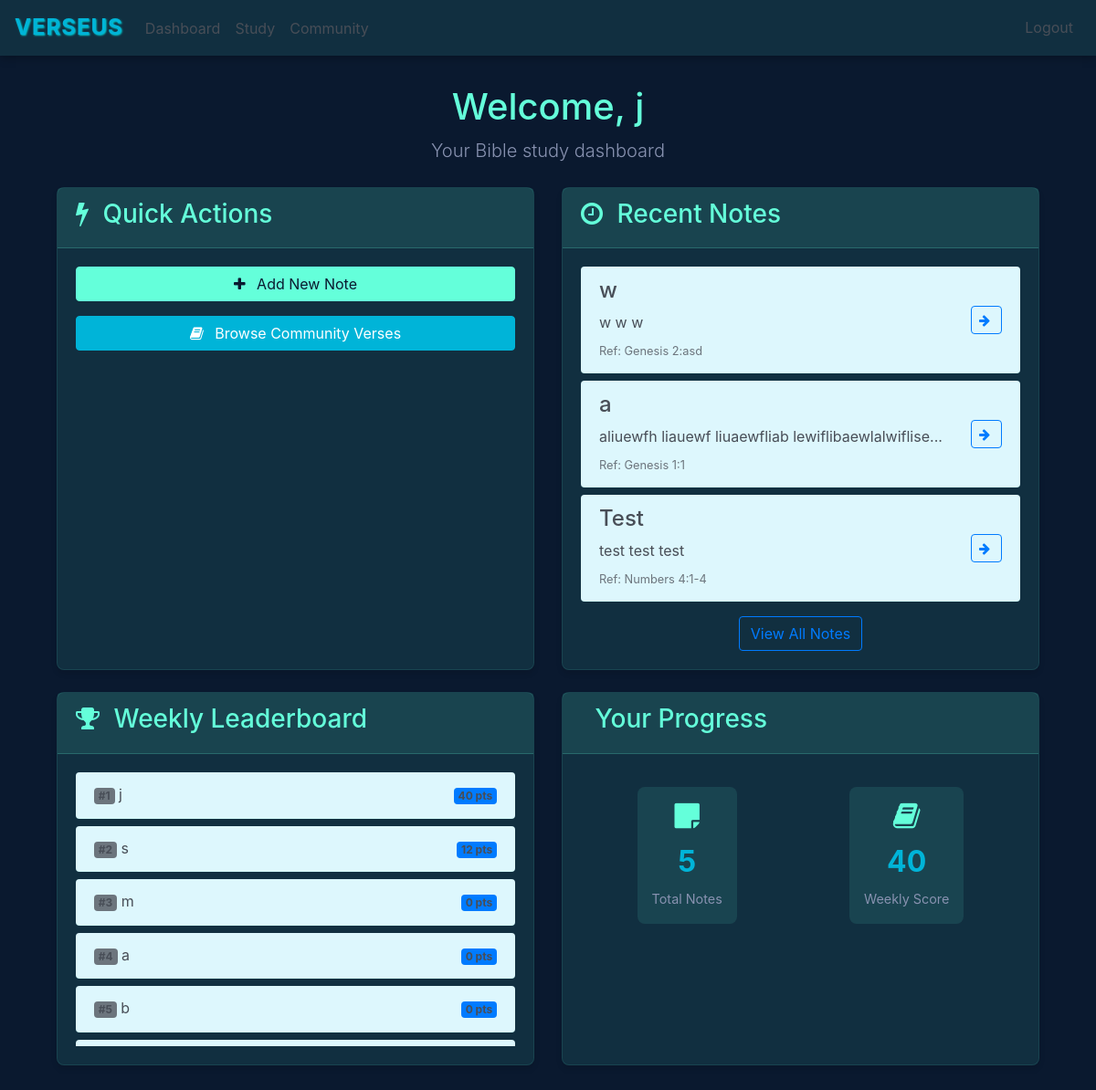
The page /home (signed in) on the database as committed earlier.
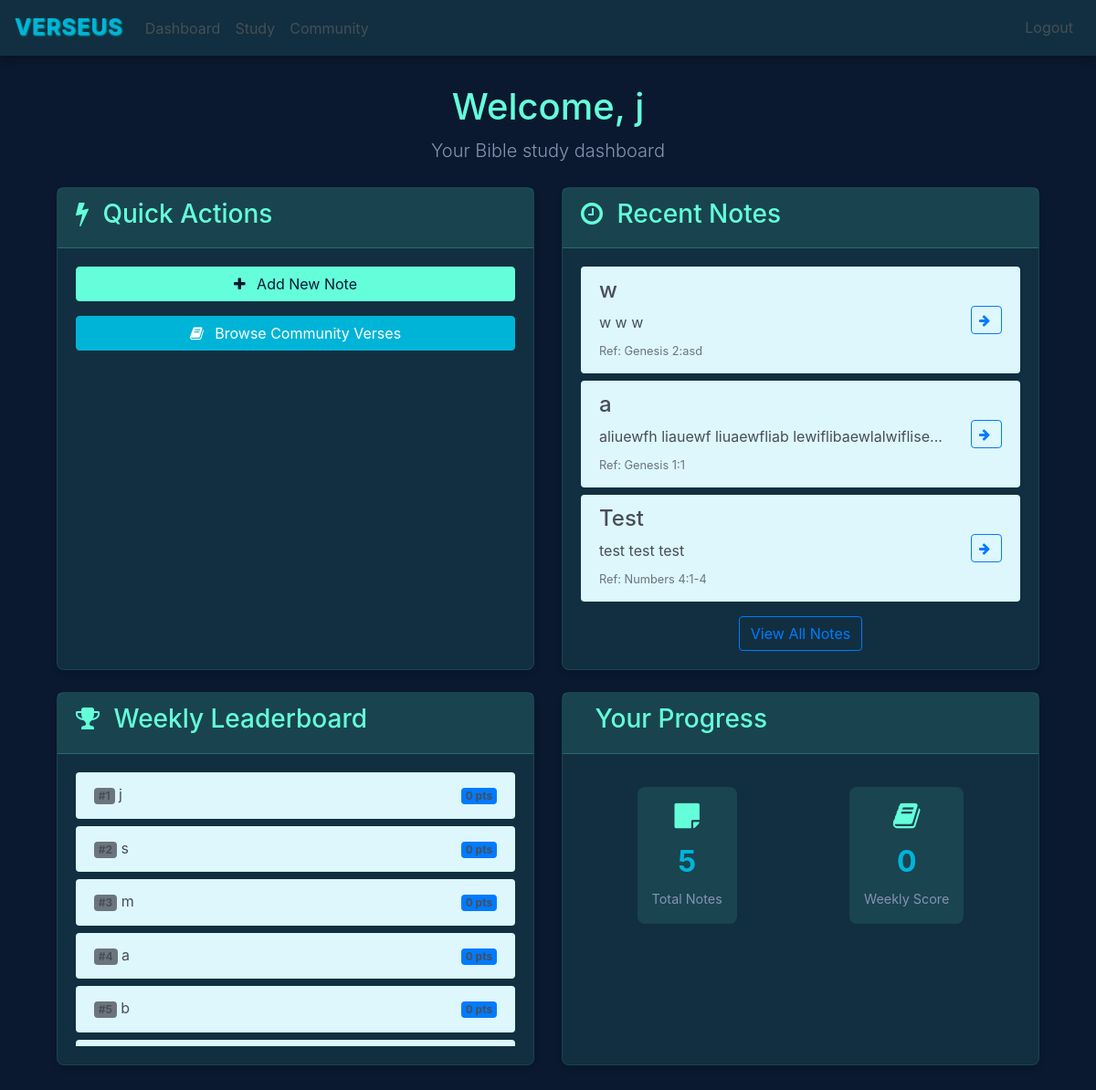
The same page on the database as committed later.
### website/models.py (models this page shows)
class User(db.Model, UserMixin):
    id = db.Column(db.Integer, primary_key=True)
    email = db.Column(db.String(150), unique=True)
    first_name = db.Column(db.String(150))
    password = db.Column(db.String(150))
    score = db.Column(db.Integer)
    role = db.Column(Enum(UserRole), default=UserRole.USER)
    weekly_score = db.Column(db.Integer, default=0)
    notes = db.relationship('Note')
    groups = db.relationship('Group', secondary='user_groups_association', back_populates='members')

class Note(db.Model):
    id = db.Column(db.Integer, primary_key=True)
    title = db.Column(db.String(100), default="Untitled Verse")
    data = db.Column(db.String(500))
    date = db.Column(db.DateTime(timezone=True), default=func.now())
    user_id = db.Column(db.Integer, db.ForeignKey('user.id'))
    data_blanked = db.Column(db.String(500))
    ref = db.Column(JSON)
    word_blank_positions = db.Column(JSON)
    completions = db.Column(db.Integer, default=0)

### website/views.py (the view)
@views.route('/home', methods=['GET'])
@login_required
def home():
    books_of_the_bible = [
    "Genesis", "Exodus", "Leviticus", "Numbers", "Deuteronomy",
    "Joshua", "Judges", "Ruth", "1 Samuel", "2 Samuel",
    "1 Kings", "2 Kings", "1 Chronicles", "2 Chronicles", "Ezra",
    "Nehemiah", "Esther", "Job", "Psalms", "Proverbs",
    "Ecclesiastes", "Song of Solomon", "Isaiah", "Jeremiah", "Lamentations",
    "Ezekiel", "Daniel", "Hosea", "Joel", "Amos",
    "Obadiah", "Jonah", "Micah", "Nahum", "Habakkuk",
    "Zephaniah", "Haggai", "Zechariah", "Malachi",
    "Matthew", "Mark", "Luke", "John", "Acts",
    "Romans", "1 Corinthians", "2 Corinthians", "Galatians", "Ephesians",
    "Philippians", "Colossians", "1 Thessalonians", "2 Thessalonians", "1 Timothy",
    "2 Timothy", "Titus", "Philemon", "Hebrews", "James",
    "1 Peter", "2 Peter", "1 John", "2 John", "3 John",
    "Jude", "Revelation"]
    users = User.query.with_entities(User.first_name, User.weekly_score).order_by(User.weekly_score.desc()).limit(10).all()
    return render_template("home.html", user=current_user, books=books_of_the_bible, users=users)

### website/templates/home.html (shortened to what this page needs)
{% extends "base.html" %}
{% block content %}
<div class="dashboard-header mb-4">
    <h1>Welcome, {{ user.first_name }}</h1>
    <p class="lead">Your Bible study dashboard</p>
</div>
<div class="row">
    <div class="col-md-6 mb-4">
        <div class="card h-100">
            <div class="card-header">
                <h3><i class="fa fa-bolt"></i> Quick Actions</h3>
            </div>
            <div class="card-body">
                <div class="d-flex flex-column">
                    <a href="/add-note" class="btn btn-success mb-3">
                        <i class="fa fa-plus"></i> Add New Note
                    </a>
                    <a href="/community" class="btn btn-primary mb-3">
                        <i class="fa fa-book"></i> Browse Community Verses
                    </a>
                </div>
            </div>
        </div>
    </div>
    <div class="col-md-6 mb-4">
        <div class="card h-100">
            <div class="card-header">
                <h3><i class="fa fa-clock-o"></i> Recent Notes</h3>
            </div>
            <div class="card-body">
                {% if user.notes %}
                <div class="list-group list-group-flush">
                    {% for note in (user.notes | sort(attribute='date', reverse=true))[:3] %}
                    <div class="list-group-item">
                        <div class="d-flex justify-content-between align-items-center">
                            <div class="note-content">
                                <h4 class="verse-title">{{ note.title }}</h4>
                                <div class="note-text">{{ note.data[:50] }}{% if note.data|length > 50 %}...{% endif %}
                                </div>
                                <small class="text-muted">Ref: {{ note.ref }}</small>
                            </div>
                            <div class="note-actions">
                                <a href="/verses/{{ note.id }}" class="btn btn-sm btn-outline-primary">
                                    <i class="fa fa-arrow-right"></i>
                                </a>
                            </div>
                        </div>
                    </div>
                    {% endfor %}
                </div>
                {% if user.notes|length > 3 %}
                <div class="text-center mt-3">
                    <a href="/verses" class="btn btn-outline-primary">View All Notes</a>
                </div>
                {% endif %}
                {% else %}
                <p class="text-muted">No notes yet. Start by adding a new note!</p>
                {% endif %}
            </div>
        </div>
    </div>
    <div class="col-md-6 mb-4">
        <div class="card h-100">
            <div class="card-header">
                <h3><i class="fa fa-trophy"></i> Weekly Leaderboard</h3>
            </div>
            <div class="card-body">
                {% if users %}
                <div class="list-group list-group-flush leaderboard-list">
                    {% for user in users %}
                    <div class="list-group-item">
                        <div class="d-flex justify-content-between align-items-center">
                            <div class="user-info">
                                <span class="badge bg-secondary me-2">#{{ loop.index }}</span>
                                {{ user.first_name }}
                            </div>
                            <div class="score">
                                <span class="badge bg-primary">{{ user.weekly_score }} pts</span>
                            </div>
                        </div>
                    </div>
                    {% endfor %}
                </div>
                {% else %}
                <p class="text-muted">No users have scored points yet this week!</p>
                {% endif %}
            </div>
        </div>
    </div>
    <div class="col-md-6 mb-4">
        <div class="card h-100">
            <div class="card-header">
                <h3> Your Progress</h3>
            </div>
            <div class="card-body">
                <div class="stats-container">
                    <div class="stat-item">
                        <i class="fa fa-sticky-note"></i>
                        <div class="stat-value">{{ user.notes|length }}</div>
                        <div class="stat-label">Total Notes</div>
                    </div>
                    <div class="stat-item">
                        <i class="fa fa-book"></i>
                        <div class="stat-value">{{ user.weekly_score }}</div>
                        <div class="stat-label">Weekly Score</div>
                    </div>
                </div>
            </div>
        </div>
    </div>
</div>
{% endblock %}

### website/templates/base.html (shortened to what this page needs)
<!DOCTYPE html>
<html>
<head>
    <link rel="stylesheet" href="https://stackpath.bootstrapcdn.com/bootstrap/4.4.1/css/bootstrap.min.css"
 />
    <link rel="stylesheet" href="https://stackpath.bootstrapcdn.com/font-awesome/4.7.0/css/font-awesome.min.css"
 />
    <link rel="stylesheet" href="{{ url_for('static', filename='styles.css') }}" />
</head>
<body>
    <nav class="navbar navbar-expand-lg" style="align-items: center;">
        <a href=" /" class="text-logo">Verseus</a>
        <div class="collapse navbar-collapse d-flex" id="navbar">
            <div class="navbar-nav d-flex w-100" style="align-items: center;">
                <div class="d-flex mr-auto" style="padding-top: 0.2rem;">
                    {% if user.is_authenticated %}
                    <a class="nav-item nav-link" id="home" href="/home">Dashboard</a>
                    <a class="nav-item nav-link" id="verseus" href="/verses">Study</a>
                    <a class="nav-item nav-link" id="community" href="/community">Community</a>
                    {% else %}
                    <a class="nav-item nav-link" id="login" href="/login">Login</a>
                    <a class="nav-item nav-link" id="signUp" href="/sign-up">Sign Up</a>
                    {% endif %}
                </div>
                {% if user.is_authenticated %}
                <button class="btn btn-link nav-item nav-link ml-auto" id="logout"
                    onclick="window.location.href='/logout'">Logout</button>
                {% endif %}
            </div>
        </div>
    </nav>
    <div class="container">{% block content %} {% endblock %}</div>
</body>
</html>

### website/static/styles.css (style rules this page uses)
:root { --primary-dark: #0a192f; --secondary-dark: #112f40; --accent-green: #64ffda; --accent-blue: #00b4d8; --text-primary: #484e57; --text-light: #ffffff; --text-secondary: #8892b0; --danger: #ff6b6b; --success: #4caf50; --cream: #ddf7fd; }
body { background-color: var(--primary-dark); color: var(--text-primary); font-family: 'Inter', -apple-system, BlinkMacSystemFont, 'Segoe UI', Roboto, Oxygen, Ubuntu, Cantarell, sans-serif; line-height: 1.6; margin: 0; padding: 0; min-height: 100vh; }
.navbar { background-color: var(--secondary-dark) !important; box-shadow: 0 2px 10px rgba(0, 0, 0, 0.3); }
.text-logo { color: var(--accent-blue); padding-right: 1rem; font-size: 24px; font-weight: bold; letter-spacing: 1px; text-transform: uppercase; text-shadow: 1px 1px 2px rgba(0, 227, 231, 0.866); }
.navbar-brand, .nav-link { color: var(--text-primary) !important; transition: color 0.3s ease; }
.card { background-color: var(--secondary-dark); border: 1px solid rgba(100, 255, 218, 0.1); border-radius: 8px; box-shadow: 0 4px 6px rgba(0, 0, 0, 0.1); transition: transform 0.3s ease, box-shadow 0.3s ease; }
.card-header { background-color: rgba(100, 255, 218, 0.1); border-bottom: 1px solid rgba(100, 255, 218, 0.2); color: var(--accent-green); }
.btn { border-radius: 4px; transition: all 0.3s ease; }
.btn-primary { background-color: var(--accent-blue); border-color: var(--accent-blue); }
.btn-success { background-color: var(--accent-green); border-color: var(--accent-green); color: var(--primary-dark); }
.btn-outline-primary i.fa { margin-right: 4px; }
.btn-outline-primary i.fa-arrow-right { transition: transform 0.3s ease; }
a { color: var(--accent-blue); text-decoration: none; transition: color 0.3s ease; }
.container { padding: 2rem; }
.note-content { flex: 1; min-width: 0; margin-right: 1rem; }
.note-text { word-wrap: break-word; margin-bottom: 0.25rem; }
.note-actions { display: flex; align-items: center; flex-shrink: 0; }
.list-group-item { background-color: var(--cream); border-color: rgba(100, 255, 218, 0.1); margin-bottom: 0.5rem; border-radius: 4px !important; }
.list-group-item:last-child { margin-bottom: 0; }
.dashboard-header { text-align: center; margin-bottom: 2rem; }
.dashboard-header h1 { color: var(--accent-green); margin-bottom: 0.5rem; }
.dashboard-header .lead { color: var(--text-secondary); }
.card-header h3 i { margin-right: 0.5rem; color: var(--accent-green); }
.stats-container { display: flex; justify-content: space-around; align-items: center; padding: 1rem 0; }
.stat-item { text-align: center; padding: 1rem; border-radius: 8px; background-color: rgba(100, 255, 218, 0.1); transition: transform 0.3s ease; }
.stat-item i { font-size: 2rem; color: var(--accent-green); margin-bottom: 0.5rem; }
.stat-value { font-size: 2rem; font-weight: bold; color: var(--accent-blue); margin-bottom: 0.25rem; }
.stat-label { color: var(--text-secondary); font-size: 0.9rem; }
.btn i { margin-right: 0.5rem; }
.leaderboard-list { max-height: 300px; overflow-y: auto; scrollbar-width: thin; scrollbar-color: var(--accent-blue) var(--primary-dark); }

Rows that differ between the two databases and show on the page:
changed User: weekly_score "40" → "0"
Other text that changed with them:
new list line: "# 1 j 0 pts"
new list line: "# 2 s 0 pts"
list line gone: "# 1 j 40 pts"
list line gone: "# 2 s 12 pts"
